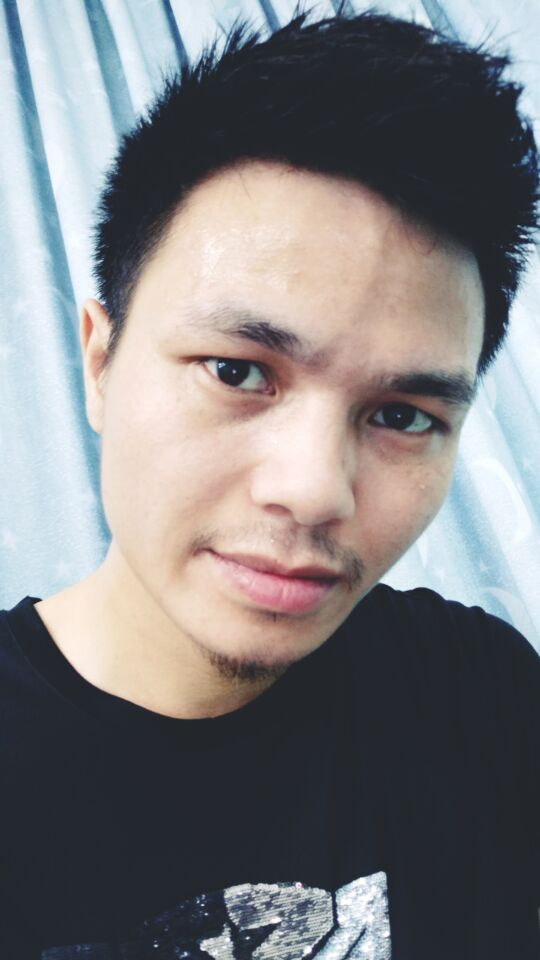
#> input picture one/weeked/a.jpg, 540 x 960 px
$ python photo.py
#> lines starting #> are read from the running program, lines starting #| are printed output that depends on the picture
# -*-coding:utf-8 -*-

__author__ = 'pengying'
from PIL import Image

#Gray = R*0.299 + G*0.587+B*0.114

codelib = '''@B%8&WM#*oahkbdpqwmZO0QLCJUYXzcvunxrjft/\|()1{}[]?-_+~<>i!lI;:,"^`'.'''
count = len(codelib)


def transforml(image_file):
    image_file = image_file.convert("L")#转换为黑白图片，参数l表示黑白模式
    codepic=''
    for h in range(0,image_file.size[1]): #size属性表示图片的分辨率，'0'为横向大小，'1'为纵向
        for w in range(0, image_file.size[0]):
            gray = image_file.getpixel((w,h))#返回指定位置的像素，如果所打开的图像是多层次的图片，那这个方法就返回一个元组
            codepic = codepic + codelib[int(((count-1)*gray)/256)]#建立灰度与字符集的映射
        codepic =codepic+'\r\n'
    return codepic


fp = open(u'a.jpg','rb')
image_file = Image.open(fp)
#> image_file is the input picture: PIL image 540x960 RGB; mean R, G, B 127, 126.2, 128
image_file=image_file.resize((int(image_file.size[0]*0.75), int(image_file.size[1]*0.5)))#调整图片大小
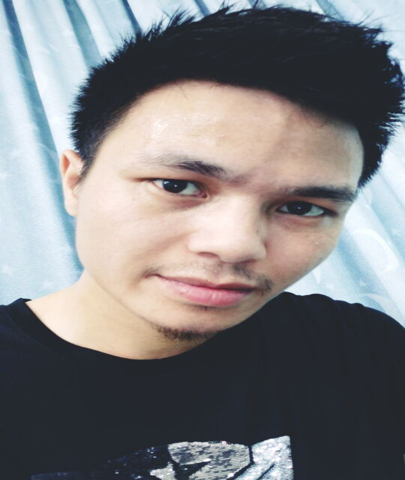
#> image_file: PIL image 405x480 RGB; mean R, G, B 127, 126.2, 128
print (u'Info:',image_file.size[0],' ',image_file.size[1],' ',count)
#| Info: 405   480   68
tmp = open('peter.txt','w')
tmp.write(transforml(image_file))
#> in transforml, `image_file = image_file.convert("L")#转换为黑白图片，参数l表示黑白模式`:
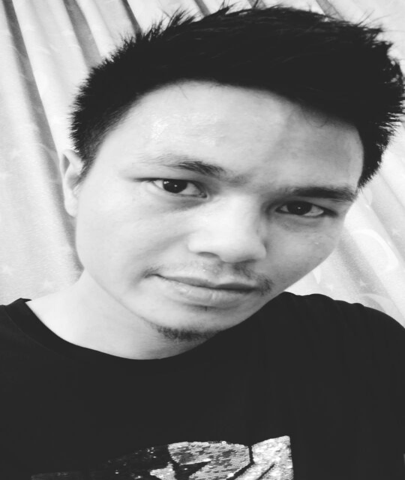
#> image_file: PIL image 405x480 L; min 30, max 255, mean 126.7
tmp.close()

$ run again, with one/weeked/i.JPG copied over one/weeked/a.jpg
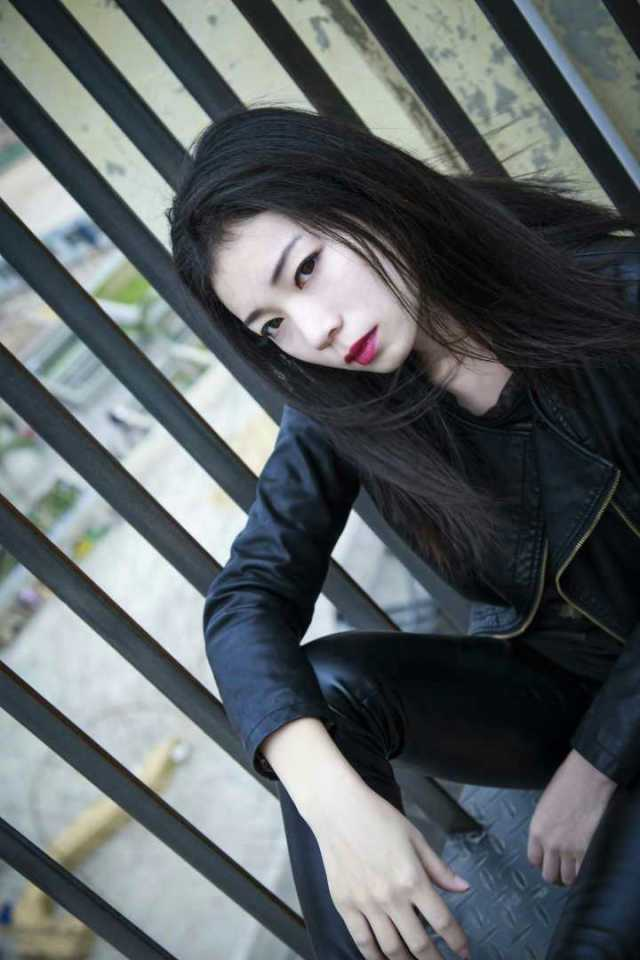
#> input picture one/weeked/i.JPG, 640 x 960 px
#> image_file is the input picture: PIL image 640x960 RGB; mean R, G, B 91.7, 97.9, 100.7
#> `image_file=image_file.resize((int(image_file.size[0]*0.75), int(image_..`:
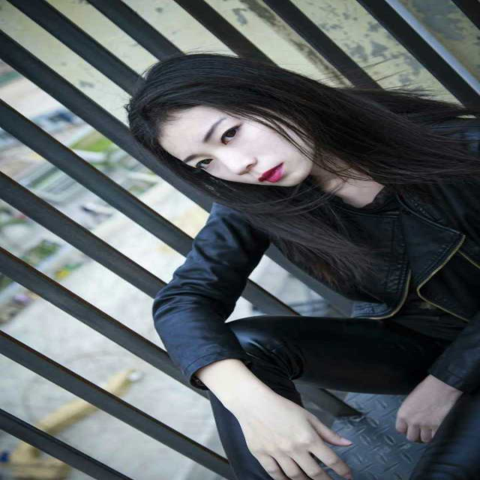
#> image_file: PIL image 480x480 RGB; mean R, G, B 91.7, 97.9, 100.7
#| Info: 480   480   68
#> in transforml, `image_file = image_file.convert("L")#转换为黑白图片，参数l表示黑白模式`:
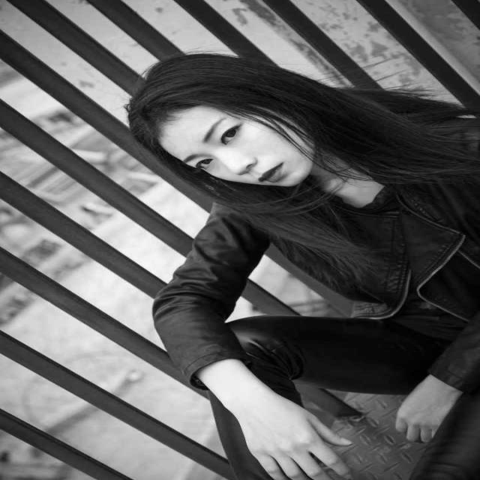
#> image_file: PIL image 480x480 L; min 0, max 252, mean 96.4

$ run again, with one/weeked/你猜.jpg copied over one/weeked/a.jpg
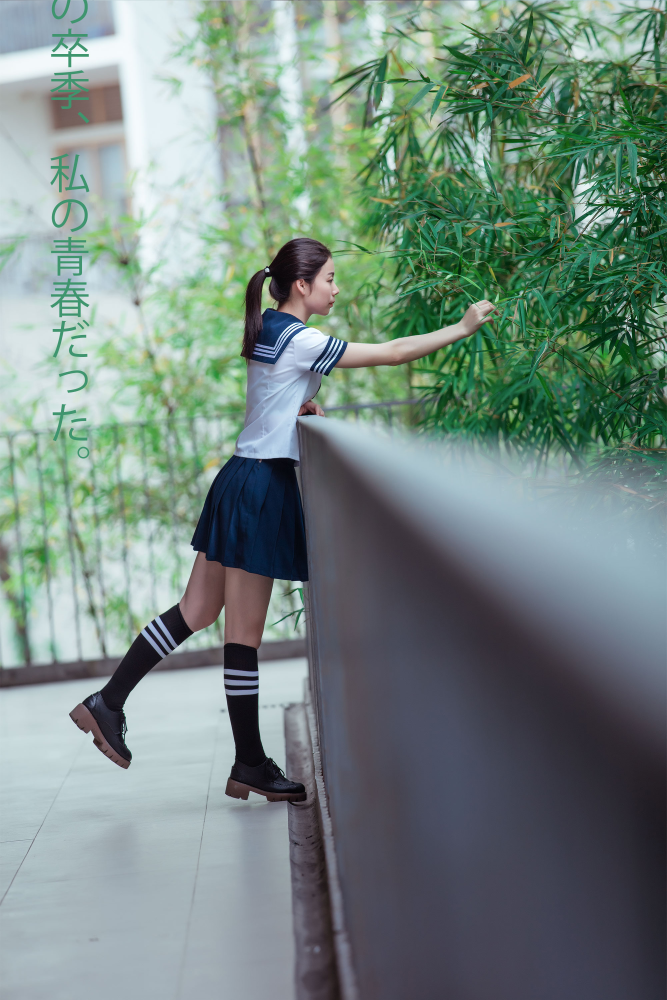
#> input picture one/weeked/你猜.jpg, 2000 x 3000 px (shown at 1/3 size)
#> image_file is the input picture: PIL image 2000x3000 RGB; mean R, G, B 117.2, 135.8, 129.4
#> `image_file=image_file.resize((int(image_file.size[0]*0.75), int(image_..`:
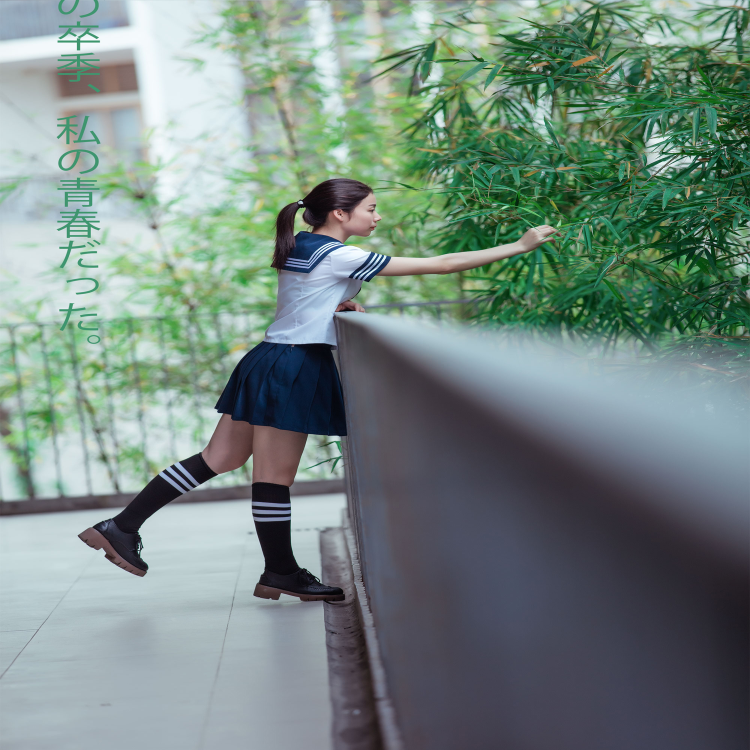
#> image_file: PIL image 1500x1500 RGB (shown at 1/2 size); mean R, G, B 117.3, 135.9, 129.4
#| Info: 1500   1500   68
#> in transforml, `image_file = image_file.convert("L")#转换为黑白图片，参数l表示黑白模式`:
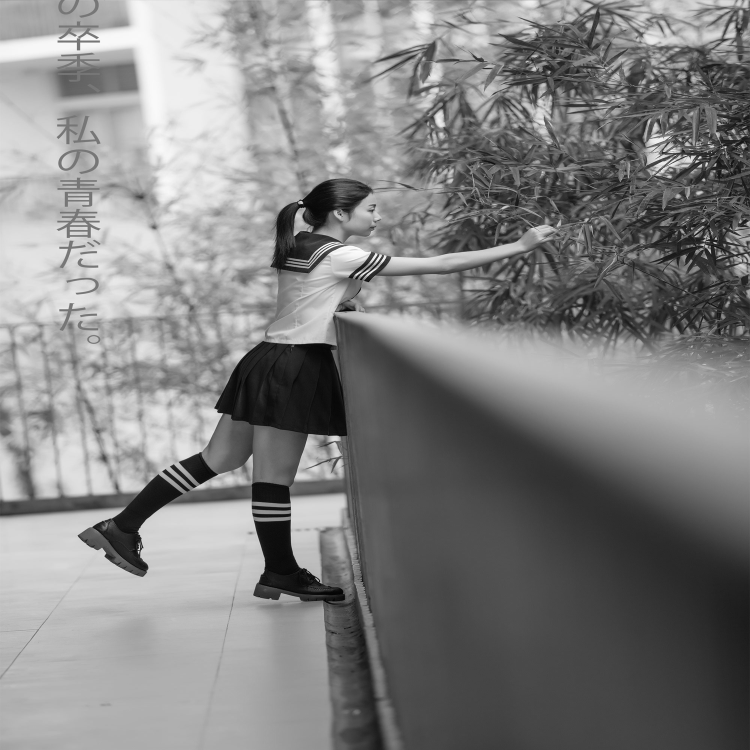
#> image_file: PIL image 1500x1500 L (shown at 1/2 size); min 1, max 255, mean 129.6

$ run again, with one/weeked/你猜.png saved as one/weeked/a.jpg
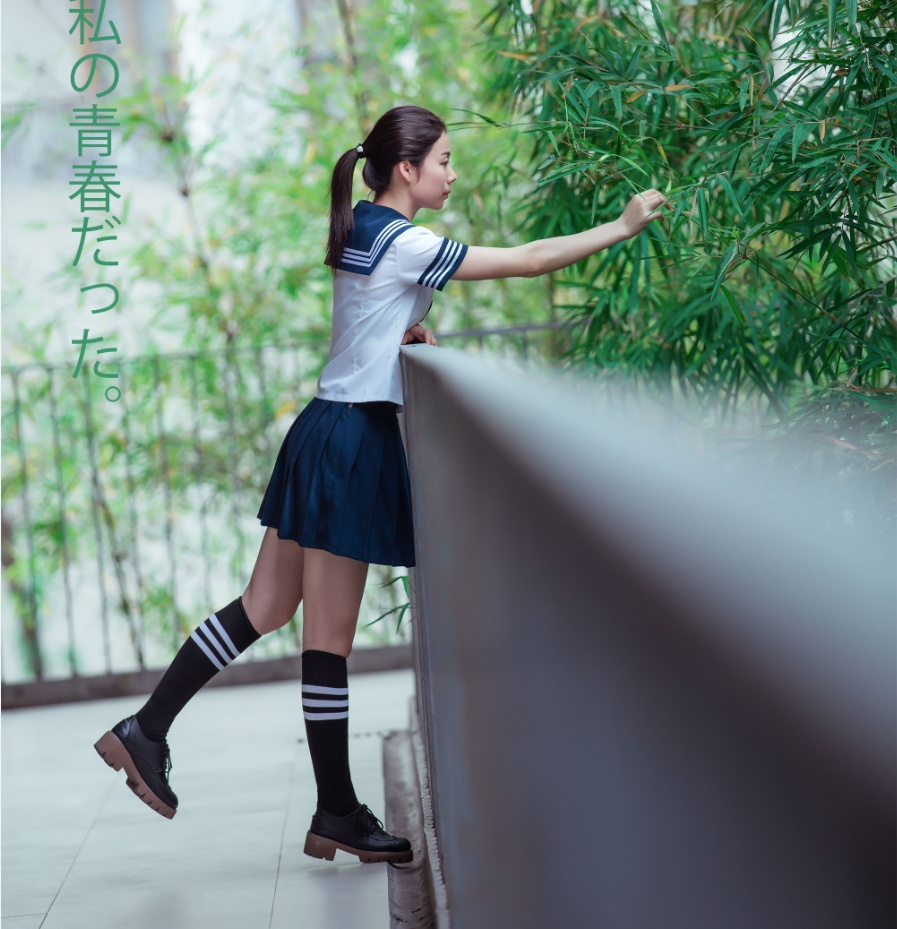
#> input picture one/weeked/你猜.png, 897 x 929 px
#> image_file is the input picture: PIL image 897x929 RGB; mean R, G, B 113.2, 133.3, 126
#> `image_file=image_file.resize((int(image_file.size[0]*0.75), int(image_..`:
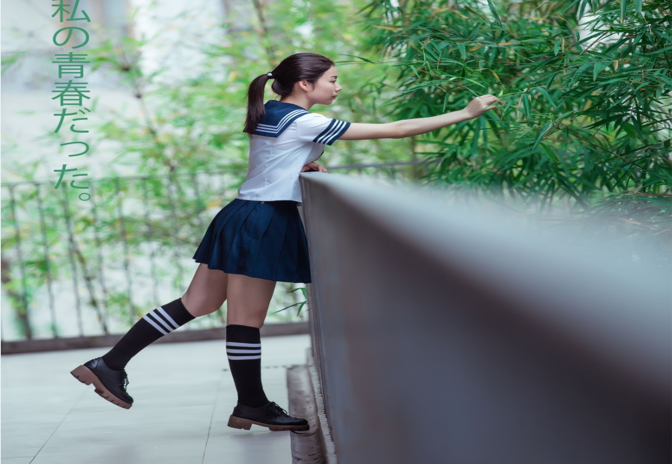
#> image_file: PIL image 672x464 RGB; mean R, G, B 113.2, 133.3, 126
#| Info: 672   464   68
#> in transforml, `image_file = image_file.convert("L")#转换为黑白图片，参数l表示黑白模式`:
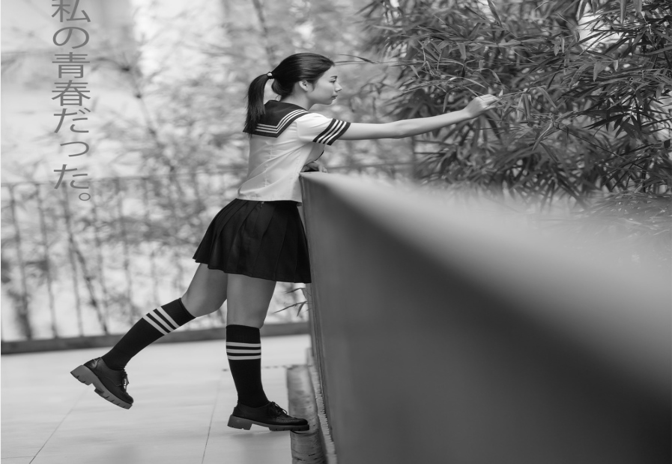
#> image_file: PIL image 672x464 L; min 3, max 253, mean 126.5
